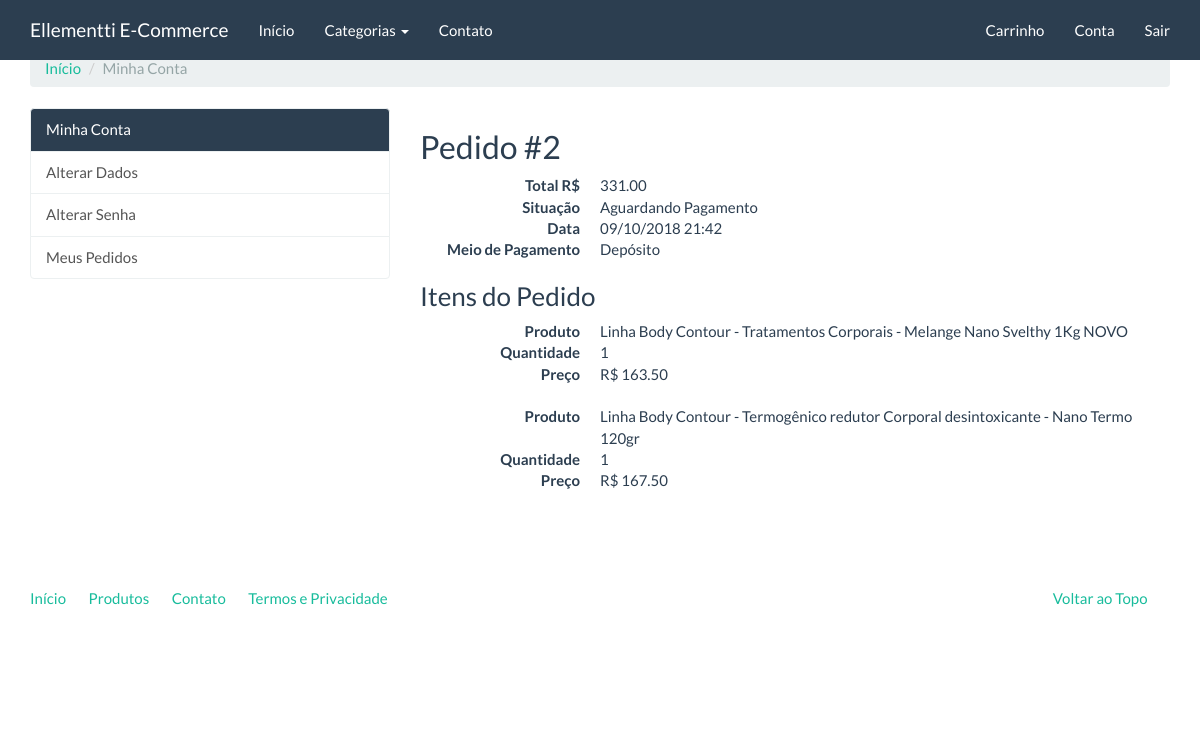
/compras/meus-pedidos/2/ (signed in), run on the app's committed database.
### checkout/models.py (models this page shows, shortened)
class Order(models.Model):
    STATUS_CHOICES = (
        (0, 'Aguardando Pagamento'),
        (1, 'Concluída'),
        (2, 'Cancelada'),
    )
    PAYMENT_OPTION_CHOICES = (
        ('deposit', 'Depósito'),
        ('pagseguro', 'PagSeguro'),
        ('paypal', 'Paypal'),
    )
    user = models.ForeignKey(settings.AUTH_USER_MODEL, verbose_name='Usuário', on_delete=models.CASCADE)
    status = models.IntegerField(
        'Situação', choices=STATUS_CHOICES, default=0, blank=True
    )
    payment_option = models.CharField(
        'Opção de Pagamento', choices=PAYMENT_OPTION_CHOICES, max_length=20,
        default='deposit'
    )
    created = models.DateTimeField('Criado em', auto_now_add=True)
    modified = models.DateTimeField('Modificado em', auto_now=True)
    objects = OrderManager()
    class Meta:
        verbose_name = 'Pedido'
        verbose_name_plural = 'Pedidos'
    def total(self):
        aggregate_queryset = self.items.aggregate(
            total=models.Sum(
                models.F('price') * models.F('quantity'),
                output_field=models.DecimalField()
            )
        )
        return aggregate_queryset['total']
    def pagseguro(self):
        self.payment_option = 'pagseguro'
        self.save()
        pg = PagSeguro(
            email=settings.PAGSEGURO_EMAIL, token=settings.PAGSEGURO_TOKEN,
            config={'sandbox': settings.PAGSEGURO_SANDBOX}
        )
        pg.sender = {
            'email': self.user.email
        }
        pg.reference_prefix = ''
        pg.shipping = None
        pg.reference = self.pk
        for item in self.items.all():
            pg.items.append(
                {
                    'id': item.product.pk,
                    'description': item.product.name,
                    'quantity': item.quantity,
                    'amount': '%.2f' % item.price
                }
            )
        return pg
    def paypal(self):
        self.payment_option = 'paypal'
        self.save()
        paypal_dict = {
            'upload': '1',
            'business': settings.PAYPAL_EMAIL,
            'invoice': self.pk,
            'cmd': '_cart',
            'currency_code': 'BRL',
            'charset': 'utf-8',
        }
        index = 1
        for item in self.items.all():
            paypal_dict['amount_{}'.format(index)] = '%.2f' % item.price
            paypal_dict['item_name_{}'.format(index)] = item.product.name
            paypal_dict['quantity_{}'.format(index)] = item.quantity
            index = index + 1
        return paypal_dict

class OrderItem(models.Model):
    order = models.ForeignKey(Order, verbose_name='Pedido', related_name='items', on_delete=models.CASCADE)
    product = models.ForeignKey('catalog.Product', verbose_name='Produto', on_delete=models.CASCADE)
    quantity = models.PositiveIntegerField('Quantidade', default=1)
    price = models.DecimalField('Preço', decimal_places=2, max_digits=8)
    class Meta:
        verbose_name = 'Item do pedido'
        verbose_name_plural = 'Itens dos pedidos'

### catalog/models.py (models this page shows, shortened)
class Product(models.Model):
    name = models.CharField('Nome', max_length=100)
    slug = models.SlugField('Identificador', max_length=100)
    category = models.ForeignKey('catalog.Category', verbose_name='Categoria', on_delete=models.CASCADE)
    description = models.TextField('Descrição', blank=True)
    price = models.DecimalField('Preço', decimal_places=2, max_digits=8)
    created = models.DateTimeField('Criado em', auto_now_add=True)
    modified = models.DateTimeField('Modificado em', auto_now=True)
    class Meta:
        verbose_name = 'Produto'
        verbose_name_plural = 'Produtos'
        ordering = ['name']
    def __str__(self):
        return self.name

### checkout/views.py (the view)
class OrderDetailView(LoginRequiredMixin, DetailView):
    template_name = 'checkout/order_detail.html'
    def get_queryset(self):
        return Order.objects.filter(user=self.request.user)

### catalog/context_processors.py (called while the page is built)
def categories(request):
    return {
        'categories': Category.objects.all()
    }

### catalog/models.py (called while the page is built)
    def __str__(self):
        return self.name

    def get_absolute_url(self):
        return reverse('catalog:category', kwargs={'slug': self.slug})

### checkout/templates/checkout/order_detail.html (shortened to what this page needs)
{% extends "accounts/index.html" %}
{% block accounts_container %}
<h2>Pedido #{{ order.pk }}</h2>
<dl class="dl-horizontal">
    <dt>Total R$</dt>
    <dd>{{ object.total|floatformat:"2" }}</dd>
    <dt>Situação</dt>
    <dd>{{ object.get_status_display }}</dd>
    <dt>Data</dt>
    <dd>{{ object.created|date:"d/m/Y H:i" }}</dd>
    <dt>Meio de Pagamento</dt>
    <dd>{{ object.get_payment_option_display }}</dd>
</dl>
<h3>Itens do Pedido</h3>
{% for item in object.items.all %}
    <dl class="dl-horizontal">
        <dt>Produto</dt>
        <dd>{{ item.product }}</dd>
        <dt>Quantidade</dt>
        <dd>{{ item.quantity }}</dd>
        <dt>Preço</dt>
        <dd>R$ {{ item.price|floatformat:"2" }}</dd>
    </dl>
{% endfor %}
{% endblock %}

### data on the page
Order: pk "2", total "331.00", status "Aguardando Pagamento", created "09/10/2018 21:42", payment_option "Depósito"
OrderItem: product "Linha Body Contour - Tratamentos Corporais - Melange Nano Svelthy 1Kg NOVO", quantity "1", price "163.50"
OrderItem: product "Linha Body Contour - Termogênico redutor Corporal desintoxicante - Nano Termo 120gr", quantity "1", price "167.50"
